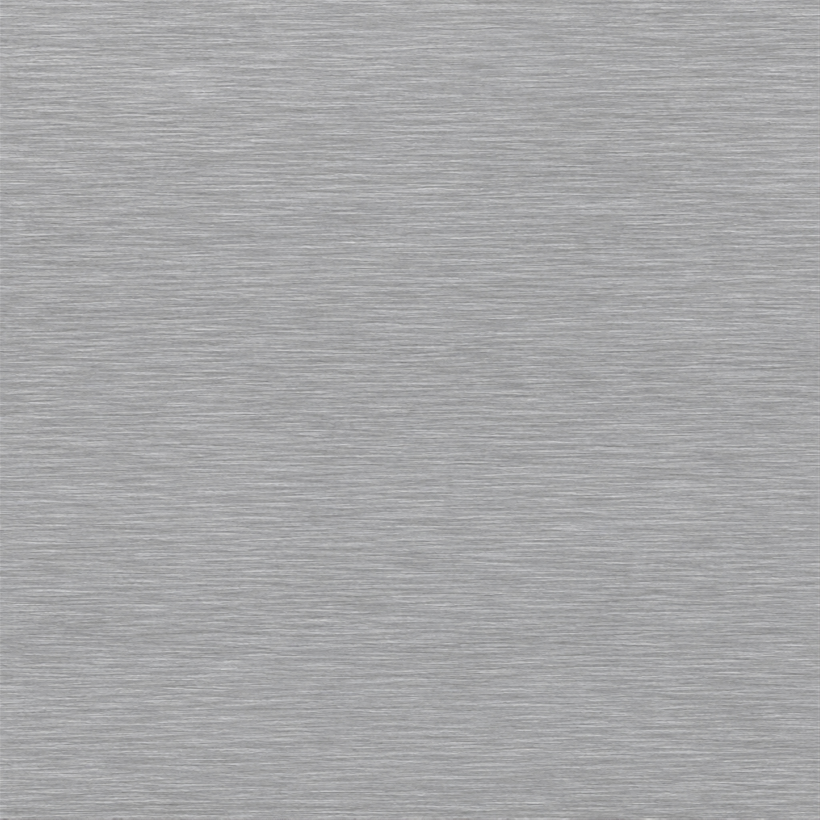
#> input picture assets/kit/brushed_texture.jpg, 4096 x 4096 px, given in place of knob_photo.png, which was not available (shown at 1/5 size)
$ python photo_controls.py
#> lines starting #> are read from the running program, lines starting #| are printed output that depends on the picture; after the words box and inside, x2 and y2 are one past the last pixel; in counts of white or black regions, pixels touching at a corner belong together; long printed decimals are rounded
"""
Strong Pickle (NINE HANDS | DSP, repris de Screamer / Darkbass) - commandes d'apres les photos fournies par l'utilisateur (nov. 2026) :
  assets/kit/knob_photo.png        potard noir en aluminium tourne (reflets coniques), repere blanc
  assets/kit/footswitch_photo.png  footswitch : ecrou hexagonal texture + bouton en metal tourne

Potard : le repere blanc de la photo est efface (interpolation angulaire a rayon constant, le long des stries
du metal tourne), pour que seul le repere dessine par le plugin tourne et que les reflets restent fixes.
Les deux sprites recoivent une ombre portee (vers le bas a droite) et une ombre de contact d'apres leur canal alpha
(lumiere en haut a gauche, comme le reste de la pedale).
"""
import os
import numpy as np, cv2
from PIL import Image

HERE = os.path.dirname(os.path.abspath(__file__))
KIT = os.path.join(os.path.dirname(HERE), 'assets', 'kit')

KNOB_C, KNOB_RPX = (437.0, 419.5), 350.0          # centre et rayon exterieur du potard dans la photo (px)
IND_R0, IND_R1, IND_W = 0.45, 0.97, 0.034          # repere de la photo : rayons debut / fin et demi-largeur (x rayon)
FS_C, FS_FLATS_PX, FS_BTN_PX = (625.5, 618.0), 718.0, 272.0   # footswitch : centre, distance entre plats, rayon du bouton


def _load(name):
    return np.asarray(Image.open(os.path.join(KIT, name)).convert('RGBA')).astype(np.float32)


def _shift(a, dx, dy):
    return cv2.warpAffine(a, np.float32([[1, 0, dx], [0, 1, dy]]), (a.shape[1], a.shape[0]), borderValue=0)


def _place(src, c, k, n):
    """recadre / met a l'echelle (alpha premultiplie) : point c de la photo au centre d'un carre de n pixels"""
    pm = src.copy(); pm[..., :3] *= pm[..., 3:4] / 255.0
    # reduction en deux temps pour un rendu net sans crenelage
    k1 = min(1.0, k * 2.0)
    n1 = int(round(n * k1 / k))
    M1 = np.float32([[k1, 0, n1 / 2 - c[0] * k1], [0, k1, n1 / 2 - c[1] * k1]])
    big = cv2.warpAffine(pm, M1, (n1, n1), flags=cv2.INTER_AREA, borderValue=0)
    small = cv2.resize(big, (n, n), interpolation=cv2.INTER_AREA)
    a = np.clip(small[..., 3] / 255.0, 0, 1)
    rgb = np.where(a[..., None] > 1e-4, small[..., :3] / np.maximum(a, 1e-4)[..., None], 0)
    return rgb, a


def _with_shadow(rgb, a, size_ref_px, cast_amt=0.62):
    s = size_ref_px
    cast = cv2.GaussianBlur(_shift(a, 0.06 * s, 0.09 * s), (0, 0), 0.06 * s) * cast_amt
    contact = cv2.GaussianBlur(_shift(a, 0.010 * s, 0.016 * s), (0, 0), 0.016 * s) * 0.55
    sh = np.clip(cast + contact, 0, 0.86) * (1 - a)
    alpha = np.clip(a + sh, 0, 1)
    col = np.where(alpha[..., None] > 1e-4, rgb * (a / np.maximum(alpha, 1e-4))[..., None], 0)
    return np.dstack([np.clip(col, 0, 255), alpha * 255]).astype(np.float32)


def knob_clean():
    """photo du potard sans son repere blanc"""
    im = _load('knob_photo.png')
    h, w = im.shape[:2]
    yy, xx = np.mgrid[0:h, 0:w].astype(np.float32)
    dx, dy = xx - KNOB_C[0], yy - KNOB_C[1]
    r = np.hypot(dx, dy); th = np.arctan2(dx, -dy)           # angle depuis le haut, sens horaire
    R = KNOB_RPX
    # zone du repere : bande angulaire autour du haut, entre IND_R0 et IND_R1, un peu elargie
    half = (IND_W * R + 10.0) / np.maximum(r, 1.0)
    m = (r > IND_R0 * R - 22) & (r < IND_R1 * R + 4) & (np.abs(th) < half)
    out = im.copy()
    ys, xs = np.where(m)
    rr, tt, hh = r[ys, xs], th[ys, xs], half[ys, xs] + 2.0 / np.maximum(r[ys, xs], 1.0)
    def sample(ang):
        sx = KNOB_C[0] + rr * np.sin(ang); sy = KNOB_C[1] - rr * np.cos(ang)
        return np.stack([cv2.remap(im[..., ch], sx.reshape(-1, 1).astype(np.float32), sy.reshape(-1, 1).astype(np.float32),
                                   cv2.INTER_LINEAR).ravel() for ch in range(4)], -1)
    left, right = sample(-hh), sample(hh)
    t = np.clip((tt + hh) / (2 * hh), 0, 1)[:, None]
    fill = left * (1 - t) + right * t
    # grain fin du metal tourne (stries radiales) : bruit allonge dans le sens du rayon
    rng = np.random.default_rng(5)
    noise = rng.normal(0, 1.6, len(ys))[:, None]
    fill[:, :3] += noise
    out[ys, xs] = fill
    return out


def knob_sprite(R_units, AS, pad=1.45):
    """sprite carre de cote 2 * R * pad unites, potard de rayon R_units, sans repere ; renvoie (rgba, cote en unites)"""
    S_ = 2 * R_units * pad
    n = int(round(S_ * AS))
    k = R_units * AS / KNOB_RPX
    rgb, a = _place(knob_clean(), KNOB_C, k, n)
#> in knob_clean, `half = (IND_W * R + 10.0) / np.maximum(r, 1.0)`:
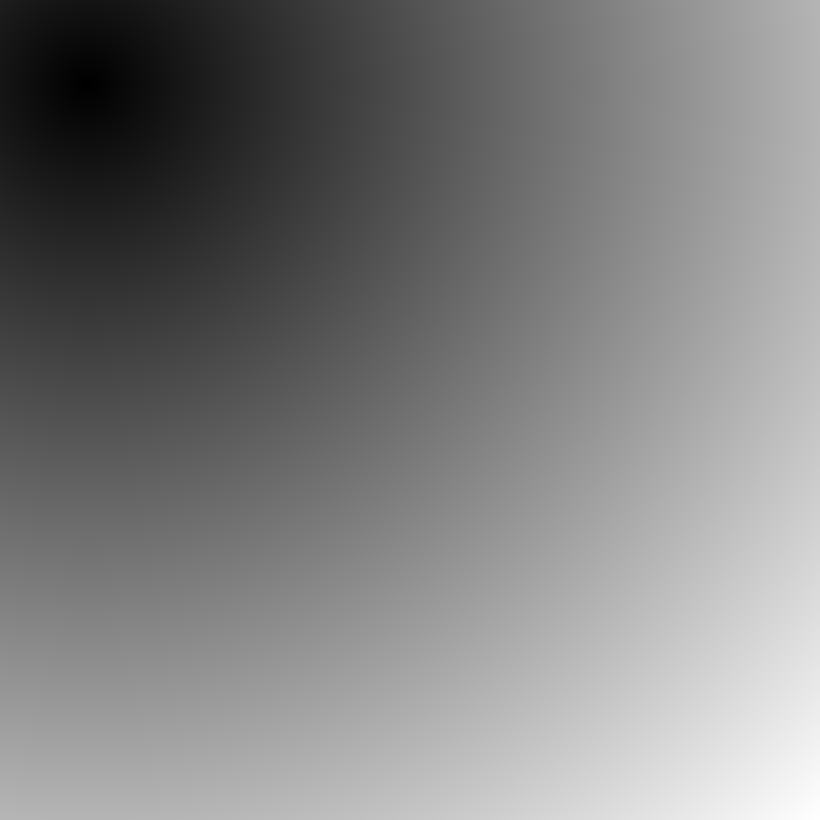
#> r: shape (4096, 4096) float32 (shown at 1/5 size); min 0.5, max 5185.6, mean 2602.5; drawn with min black and max white
#> in knob_clean, `ys, xs = np.where(m)`:
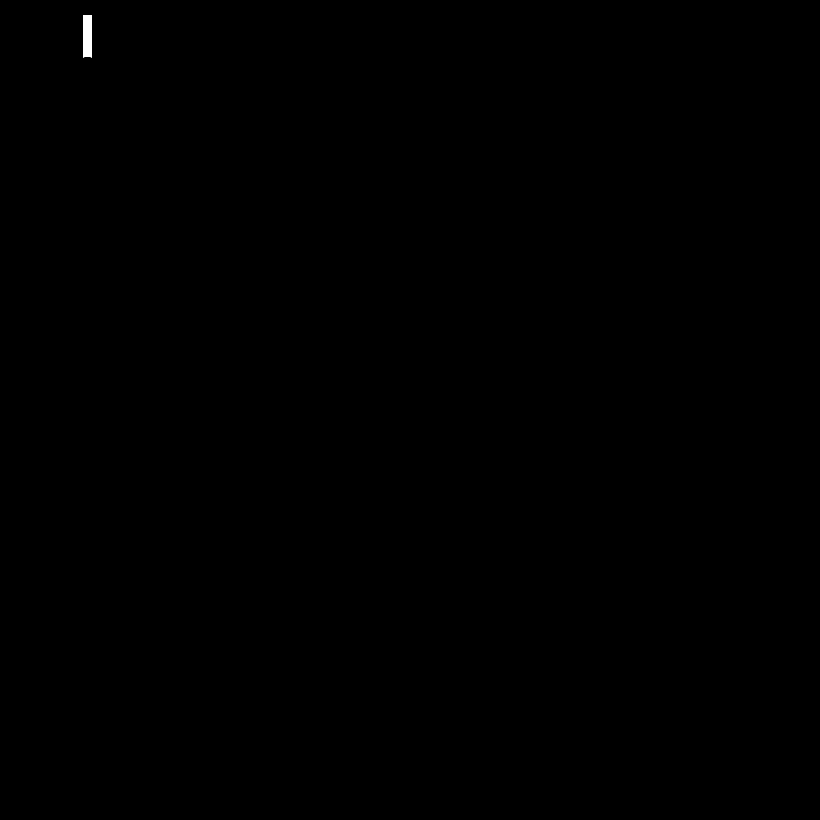
#> m: shape (4096, 4096) bool (shown at 1/5 size); 0.05% white; 1 white region, box (x1, y1, x2, y2) and area: (416, 77, 459, 286) 8953
#> in knob_clean, `out[ys, xs] = fill`:
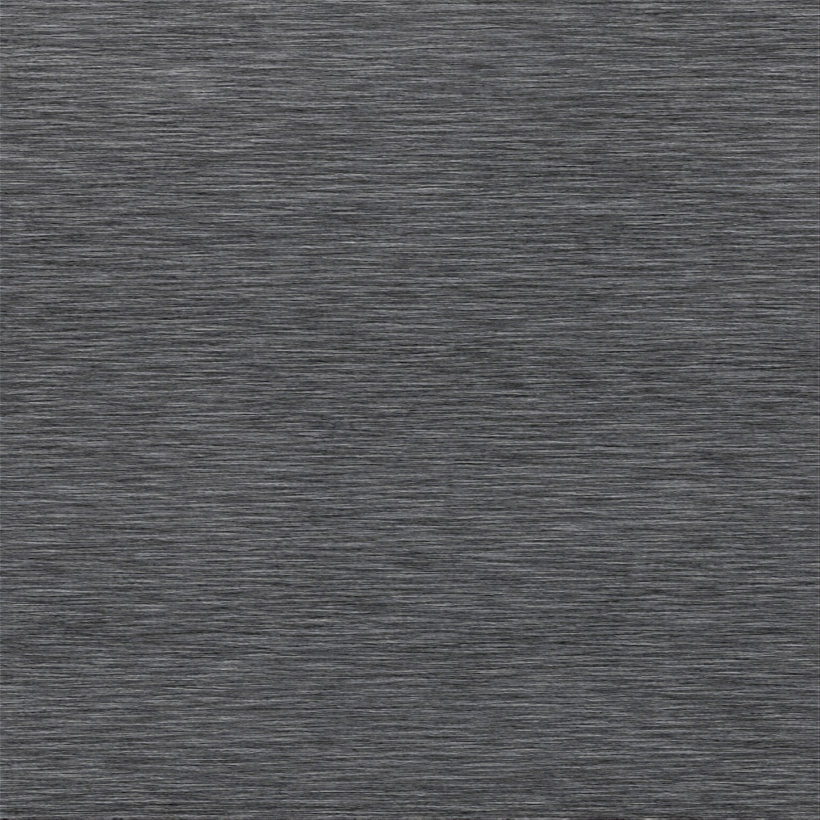
#> out: shape (4096, 4096, 4) float32 (shown at 1/5 size); mean R, G, B, A 161.6, 161.8, 163.5, 256; transparent parts drawn white
    return _with_shadow(rgb, a, 2 * R_units * AS, 0.66), S_
#> in _with_shadow, `contact = cv2.GaussianBlur(_shift(a, 0.010 * s, 0.016 * s), (0, 0), 0...`:
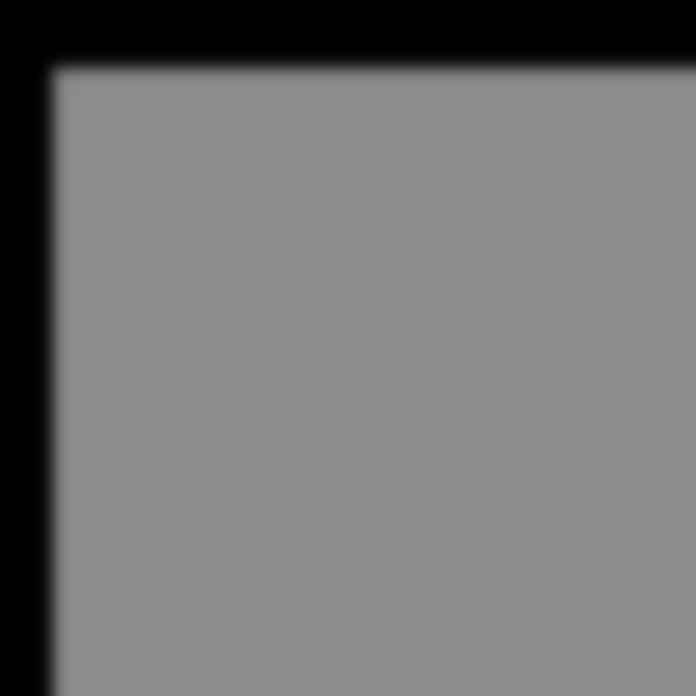
#> contact: shape (696, 696) float32; min 0, max 0.55, mean 0.458


def footswitch_sprite(flats_units, AS, pad=1.9, refl_colour=(60.0, 140.0, 255.0)):
    """sprite carre (cote = flats * pad unites) ; renvoie (rgba, reflet bleu rgba, cote en unites, rayon du bouton en unites)"""
    S_ = flats_units * pad
    n = int(round(S_ * AS))
    k = flats_units * AS / FS_FLATS_PX
    rgb, a = _place(_load('footswitch_photo.png'), FS_C, k, n)
    spr = _with_shadow(rgb, a, flats_units * AS, 0.62)
    # reflet bleu de la LED voisine (au-dessus) sur le flanc haut de l'ecrou : calque separe, en fondu avec la LED
    yy, xx = np.mgrid[0:n, 0:n].astype(np.float32)
    dx_, dy_ = (xx - n / 2) / (flats_units * AS / 2), (yy - n / 2) / (flats_units * AS / 2)
    rr = np.hypot(dx_, dy_)
    facing = np.clip(-dy_ / np.maximum(rr, 1e-3), 0, 1) ** 2
    btn = FS_BTN_PX / (FS_FLATS_PX / 2)
    ring = np.clip((rr - btn - 0.02) / 0.05, 0, 1)                    # ecrou seulement (pas le bouton)
    lum = rgb.mean(2) / 255.0
    refl = a * ring * facing * (0.3 + 0.7 * lum)
    blue = np.array(refl_colour, np.float32)
    refl_rgba = np.dstack([np.broadcast_to(blue, (n, n, 3)), np.clip(refl * 0.45, 0, 1) * 255]).astype(np.uint8)
    return spr, refl_rgba, S_, FS_BTN_PX * k / AS


if __name__ == '__main__':
    ks, KS = knob_sprite(120, 2)
#> KS = 348
    fs, fr, FS, br = footswitch_sprite(200, 2)
#> call 2 of _load, with name = 'footswitch_photo.png'
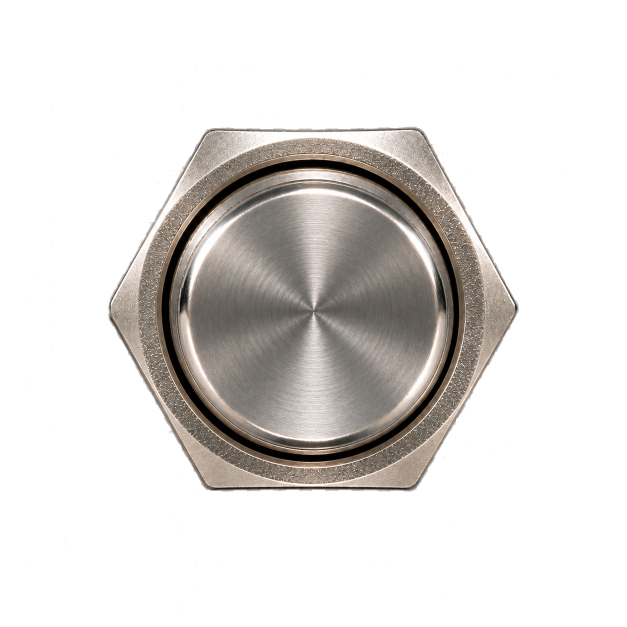
#> input picture assets/kit/footswitch_photo.png, 1254 x 1254 px (shown at 1/2 size)
#> in footswitch_sprite, `refl_rgba = np.dstack([np.broadcast_to(blue, (n, n, 3)), np.clip(refl ..`:
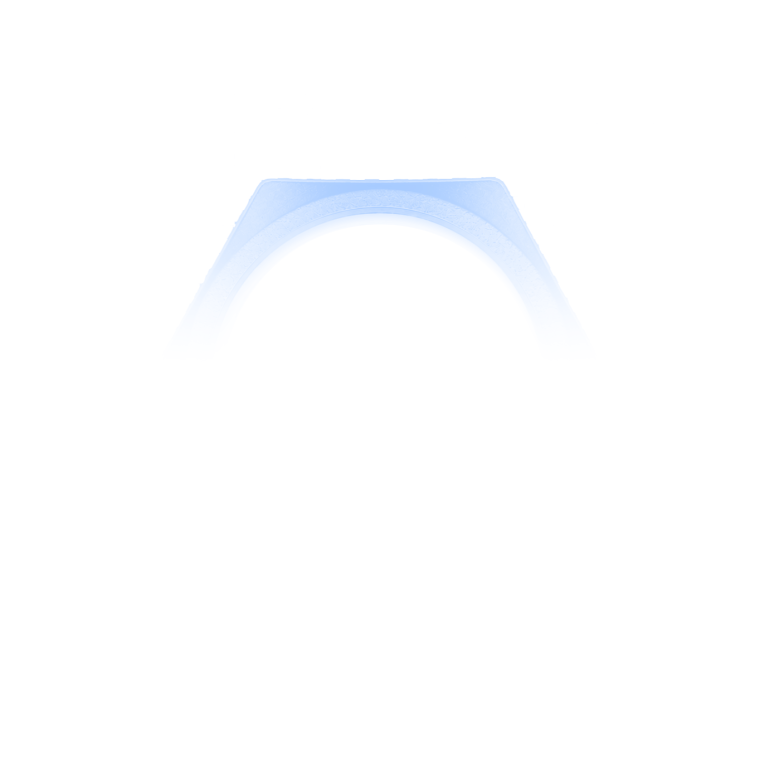
#> refl_rgba: shape (760, 760, 4); mean of channels 0, 1, 2, 3 60, 140, 255, 2.1; transparent parts drawn white
#> FS = 380; br = 75.77
    print(KS, FS, br)
#| 348.0 380.0 75.766
    for name, s in (('knob', ks), ('fs', fs)):
        bg = np.full(s.shape[:2] + (3,), 20.0)
        a = s[..., 3:4] / 255.0
        Image.fromarray((bg * (1 - a) + s[..., :3] * a).astype(np.uint8)).save(f'/tmp/claude-0/{name}_sprite.png')
#> this loop made 2 passes
#> name on passes 1 to 2: 'knob', 'fs'
#> pass 2, `Image.fromarray((bg * (1 - a) + s[..., :3] * a).astype(np.uint8)).save..`:
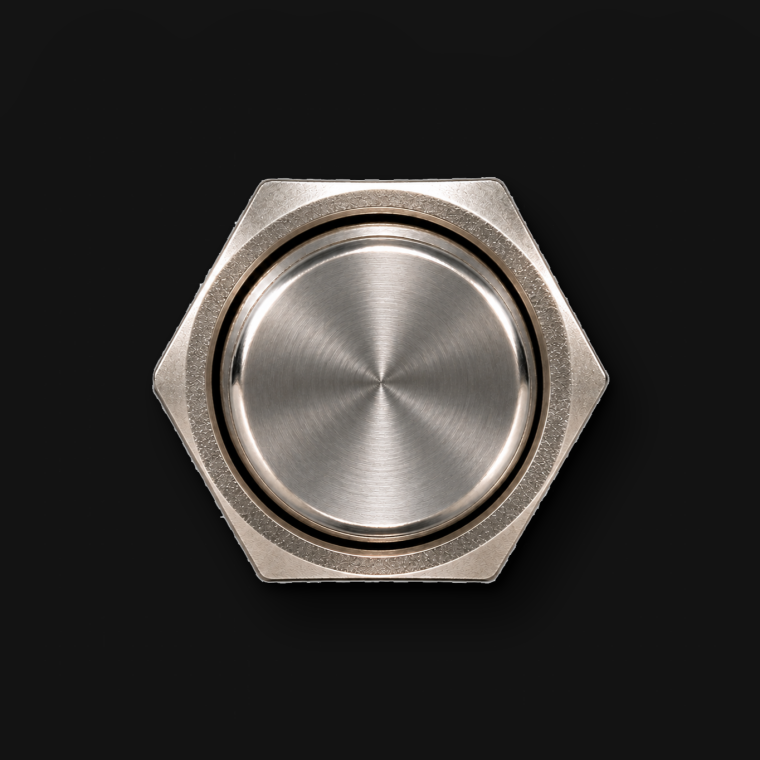
#> saved as fs_sprite.png: PIL image 760x760 RGB; mean R, G, B 49.2, 47, 45


# ------------------------------------------------------------------ embase jack (photo fournie par l'utilisateur, nov. 2026)
# assets/kit/jack_photo.png : ecrou hexagonal + rondelle vus de profil, rondelle en haut ; le bord bas (coupe nette)
# est la face collee au boitier. Sur la pedale : IN a droite, OUT a gauche, rondelle vers l'exterieur.
JACK_BOX = (46, 558, 80, 188)                    # x0, x1, y0, y1 de l'objet dans la photo (px)

# [19 lines left out: function jack_sprite, not called in this run]


# ------------------------------------------------------------------ LED (photo fournie par l'utilisateur, nov. 2026)
# assets/kit/led_photo.png : LED rouge a lentille facettee dans une bague metal. On ne garde que la lentille
# (et son joint sombre), sans la bague metal, recoloree en bleu ; l'etat eteint garde les facettes, lentille sombre.
LED_C, LED_RPX = (623.0, 672.5), 316.0           # photo LED fournie nov. 2026 (lentille alveolee, sans bague)

# [44 lines left out: function led_sprites, not called in this run]
